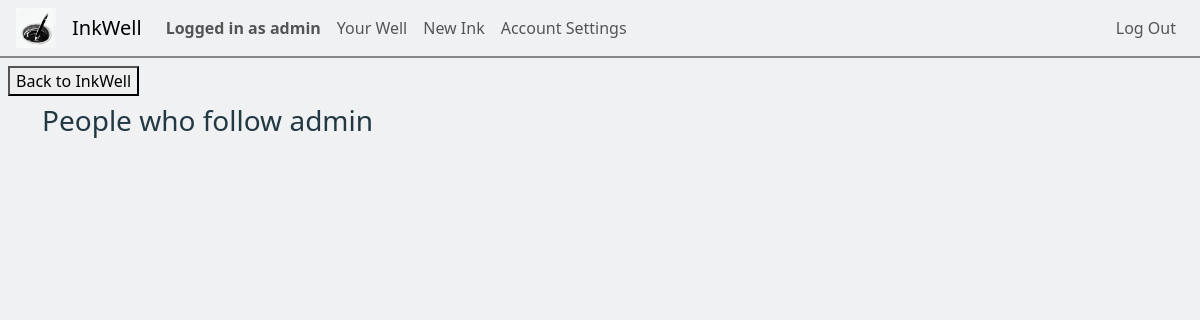
The page /well/admin/followers (signed in) on the database as committed earlier.
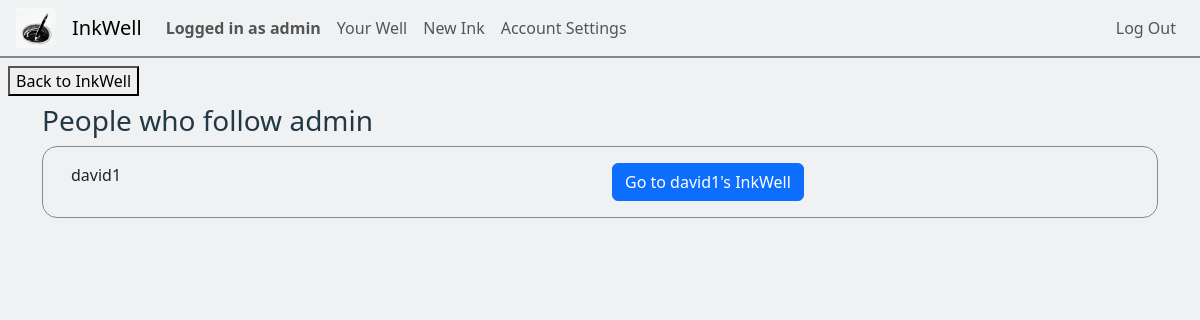
The same page on the database as committed later.
### inkwell/models.py (models this page shows, shortened)
class User(AbstractUser):
    about = models.CharField(max_length=250, default="")
    profilePicture = models.ImageField(upload_to='', blank=True, null=True)
    YourCoAuthorRequests = models.PositiveIntegerField(default=0) # Amount of co-author requests the author made to other inks

### inkwell/views.py (the view)
# urls.py: path('well/<str:username>/followers', views.followers, name='followers'),
def followers(request, username):
    user = User.objects.get(username=username)
    followers = User.objects.filter(follower__followee=user.pk).distinct()
    return render(request, "inkwell/followers.html", {
        "followers": followers,
        "followed_user": user
    })

### inkwell/templates/inkwell/followers.html
{% extends "inkwell/layout.html" %}
{% block body %}
<a href="{% url 'well' username=request.user.username %}"><button class="backToInkWell">Back to InkWell</button></a>
<div class="container">
    <h3>People who follow {{ followed_user.username }}</h3>
    {% for follower in followers %}
        <div class="row follower-reference">
            <div class="col">
                {{ follower.username }}
            </div>
            <div class="col">
                <a href="{% url 'well' username=follower.username %}"><button class="btn btn-primary">Go to {{ follower.username }}'s InkWell</button></a>
            </div>
        </div>
    {% endfor %}
</div>
{% endblock %}

Rows that differ between the two databases and show on the page:
now on this page (row edited): User: username "david1"
